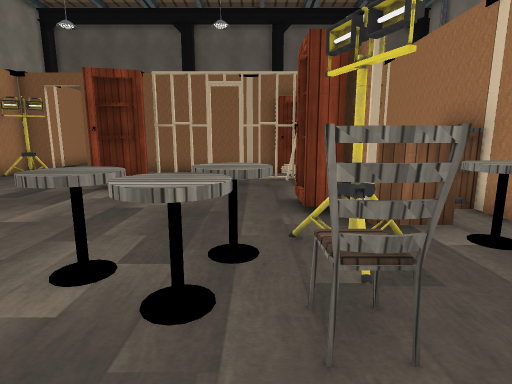
View 1 (above)

23 first-person views from a walk through a Unity game level. The camera is 1.4 m above the floor, tilts 10° down and sees 80° across. The floor is counted in squares, 1 m on a side. Each view is taken from the middle of a square. On the plan, view 1 faces up. The plan holds only what a view shows up to about 14 squares ahead; the rest is blank. The place goes on beyond the plan. The player is left out. Some animated figures are not drawn. Door leaves are left out, so doorways stand open. Some surface patterns are stand-ins.

View 2
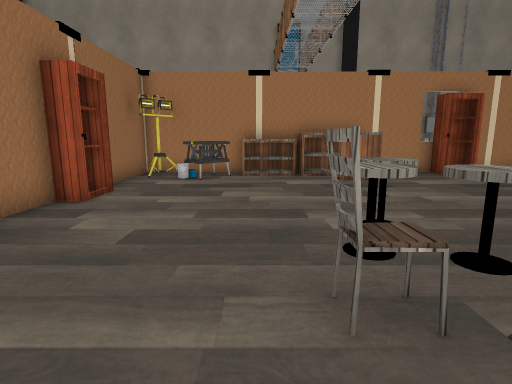

View 3
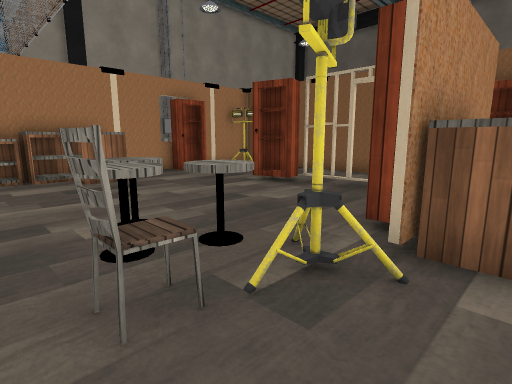

View 4
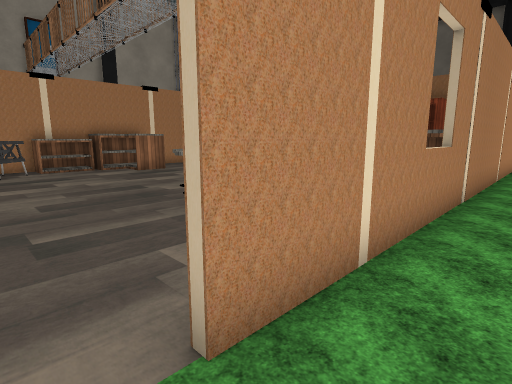

View 5
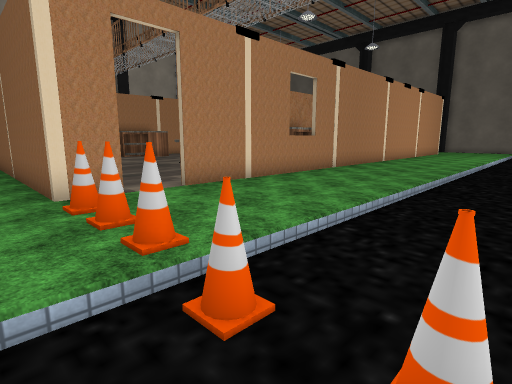

View 6
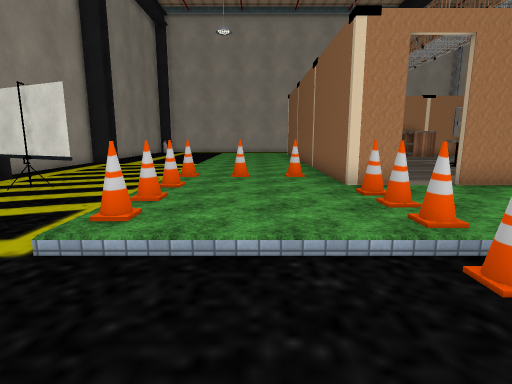

View 7
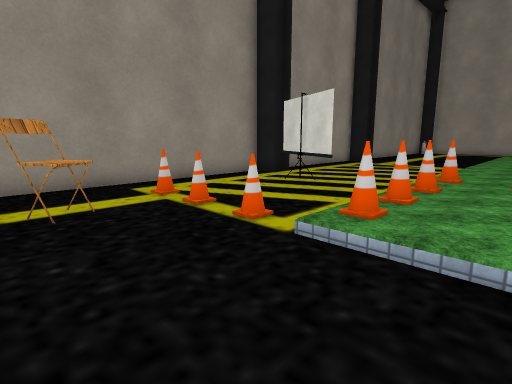

View 8
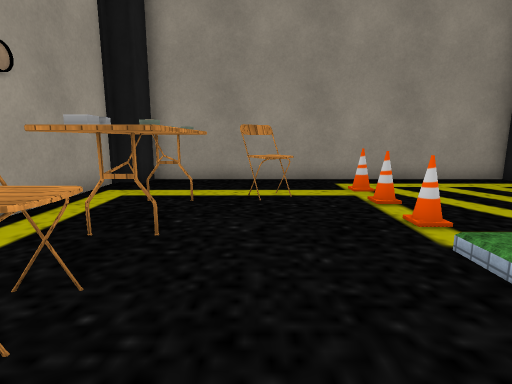

View 9
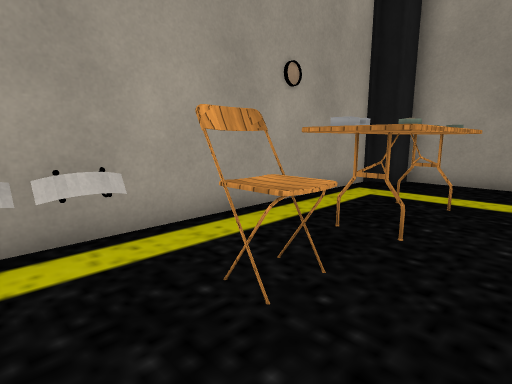

View 10
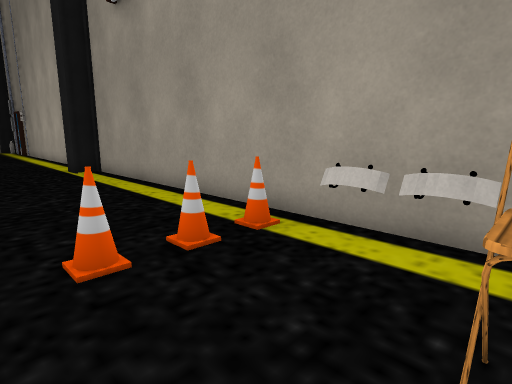

View 11
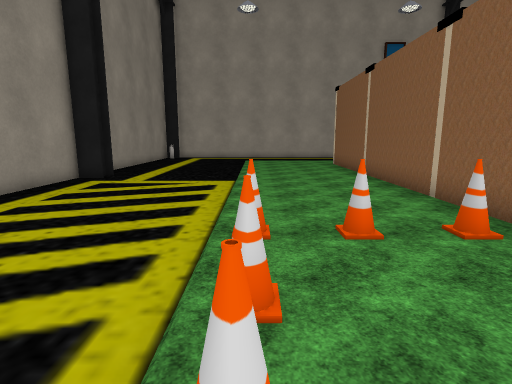

View 12
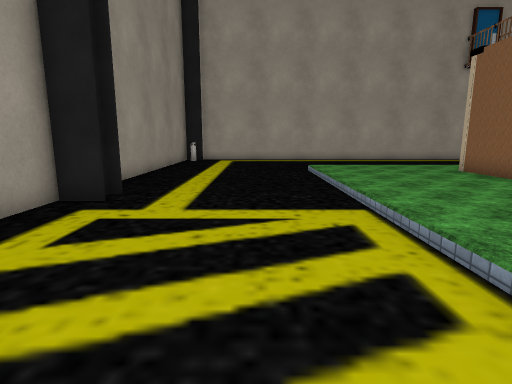

View 13
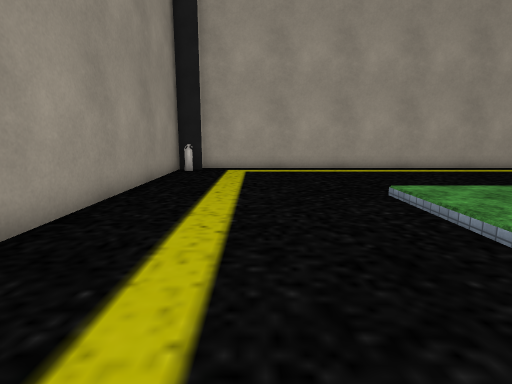

View 14
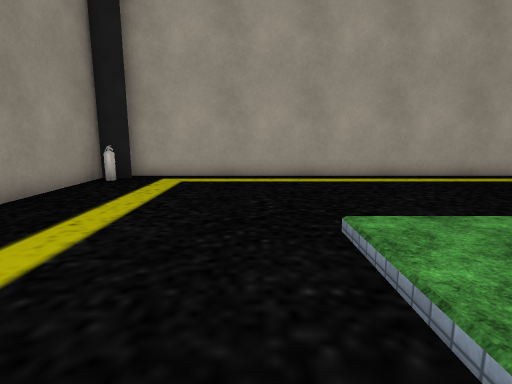

View 15
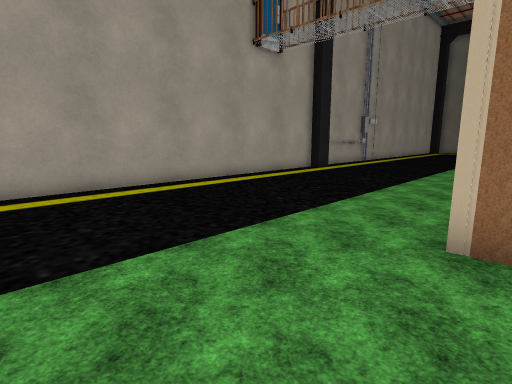

View 16
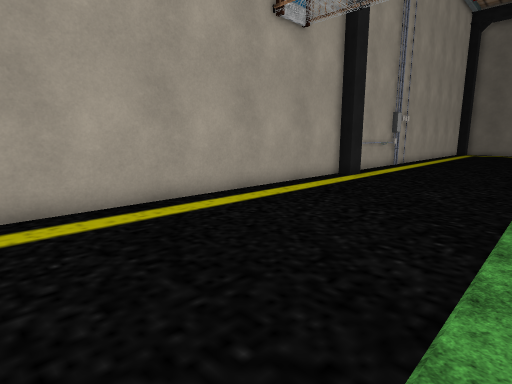

View 17
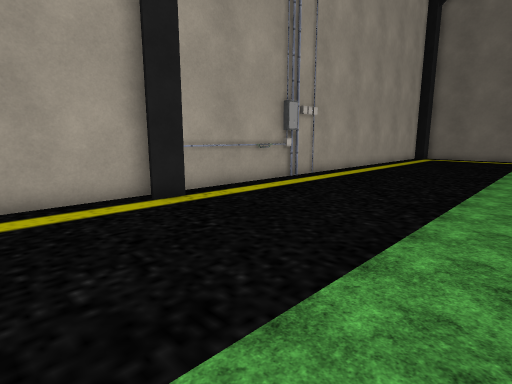

View 18
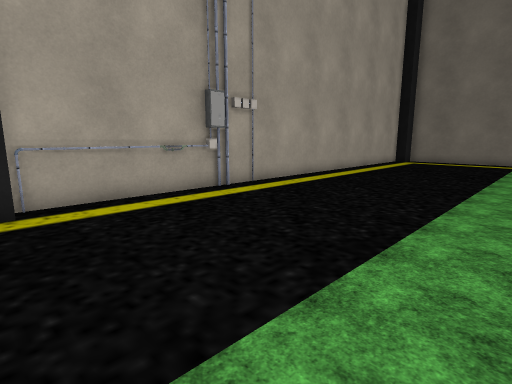

View 19
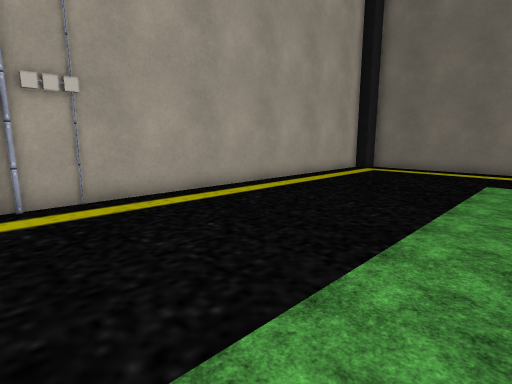

View 20
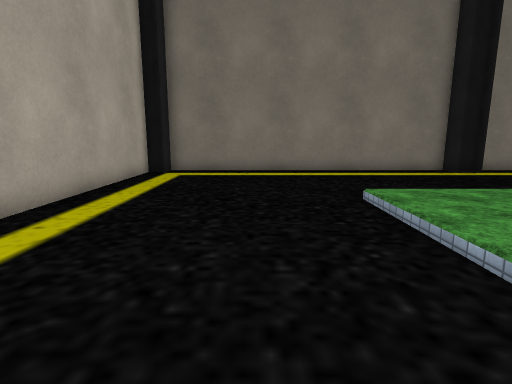

View 21
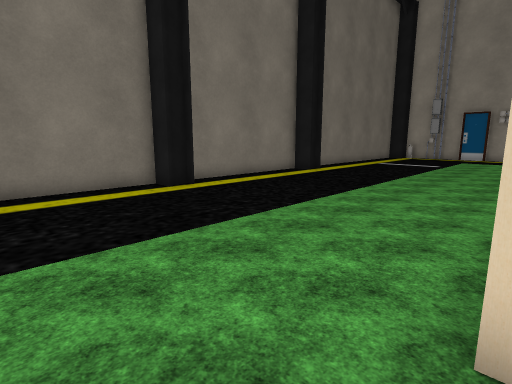

View 22
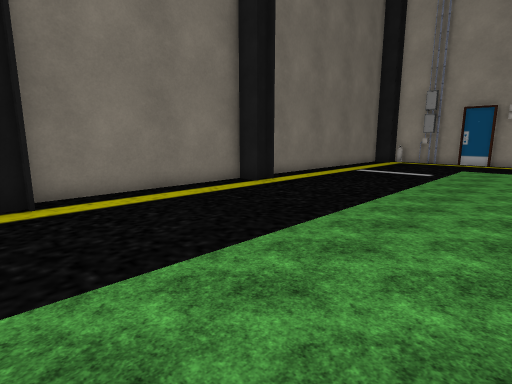

View 23
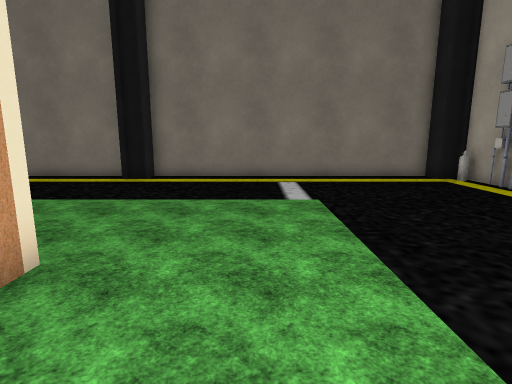

### Floor plan
Key: @ floor where view 1 was taken; # wall or solid block; . main floor; : floor 0.25 m higher than the main floor; / step, stairs or slope; D open door; C cabinet; H chair; N cone; T table; S shield; E fire extinguisher; P pipe; O other object.
Columns run from 20 left of view 1 to 16 right of it. Each row starts with its distance up from view 1.
 31  ###################################
 30 ##...........##.......#............##
 29 #..................................E#
 28 #..      .............      ..    .O#
 27 #... ................       ..   ..P#
 26 #.................... ....  ........
 25 #.................................
 24 #......./////////////////////.....
 23 #.......:::::::::::::::::::::....
 22 #.......:::::::::::::::::::::....
 21 #.......::::::::::::::  :::::...
 20 #.......::#             #::::..
 19 #.......::               ::::.
 18 #.......::
 17 #.......::                 :
 16 #.......::
 15 #.......::
 14 #P......:
 13 #O......::##DD########C #
 12 #O......::#O   ::::  CC #:
 11 #O......::#:    :::     #:
 10 #O......::#C:   ::::::  #: ::
  9 #O......::#C:::CCCOOOOO #::::
  8 #O......::#C::::C:::::O #::::      #
  7 ##......::# :::::::::CCOO::::     .##
  6 #.......::# :::::::::CCOO::::     ..#
  5 #.......::#  O::::::::OO#::::..    .#
  4 #.......::#OOO:::::OOO#OO::::..   ..#
  3 #.......::#OO:::::OOOO::#::::..   ..#
  2 #.......::#O:::::::OHH: #::::.. ....#
  1 #.......::#O::::::::::::#::::.......#
  0 #.......::#OO:::::::@:::#::::.......#
 -1 #.......::#OOO::::::::::DD:::.......#
 -2 #.......::#O::::::::::::DD:::.......#
 -3 #.......::#OO::CC:::    #::::.......#
 -4 #.......::###############:NNNN.NNN.N#
 -5 #.......:::::::::::::::N:::::......S#
 -6 #.......:::::::::::::::N:::::......S#
 -7 #.......:::::::::::::::::::::....HH.#
 -8 #.......:::::::::::::::N:NN:N....H..#
 -9 #...............................TTT.#
-10 #...........................N...TTT.#
-11 #.......................O.......TT .#
-12 #......................OO...N.HHTT .#
-13 #......................O....N..H....#
-14 #   .................. O........    #
-15 ##E   .   .. ##.....  #............##
-16  ###########  ######################

Where each view was taken, in squares from view 1:
view 1: 0 up, 0 right, facing up
view 2: 1 up, 3 right, facing left
view 3: 1 up, 3 right, facing up-left
view 4: 2 down, 6 right, facing up-left
view 5: 5 down, 11 right, facing up-left
view 6: 6 down, 12 right, facing left
view 7: 6 down, 12 right, facing down-left
view 8: 5 down, 11 right, facing down
view 9: 5 down, 11 right, facing down-right
view 10: 7 down, 11 right, facing up-right
view 11: 8 down, 7 right, facing left
view 12: 11 down, 1 right, facing left
view 13: 12 down, 5 left, facing left
view 14: 10 down, 8 left, facing left
view 15: 8 down, 9 left, facing up-left
view 16: 6 down, 12 left, facing up-left
view 17: 3 up, 11 left, facing up-left
view 18: 7 up, 11 left, facing up-left
view 19: 13 up, 11 left, facing up-left
view 20: 17 up, 15 left, facing up
view 21: 20 up, 12 left, facing up-right
view 22: 21 up, 7 left, facing up-right
view 23: 17 up, 7 right, facing up
